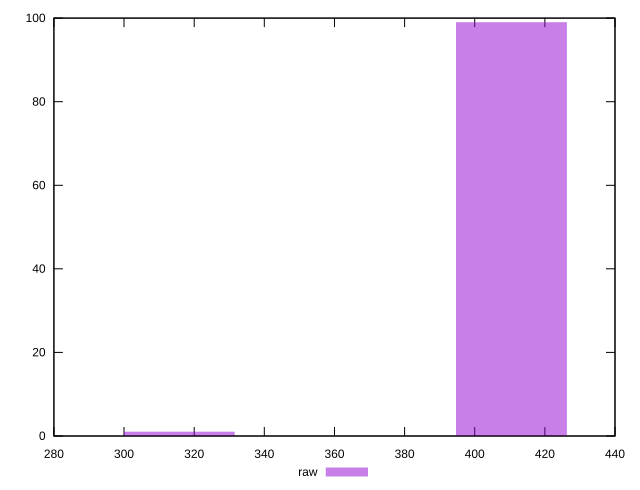

Recreate this plot in gnuplot.
reset
set terminal svg size 640, 490
set output "reprap/dom-size/samples/pages/raw/histogram.svg"

$raw <<EOF
410.4554886425344 99
315.734991263488 1
EOF

set key outside below
set boxwidth 31.5734991263488
set yrange [0:100]
set style fill transparent solid 0.5 noborder

plot \
  $raw title "raw" with boxes, \


reset
